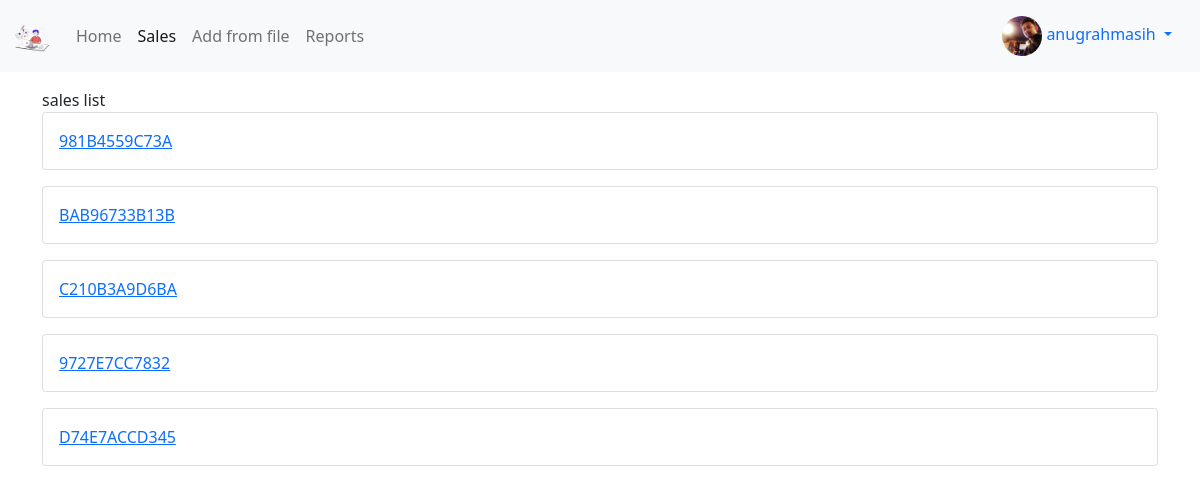
The app's page /sales/ (signed in) with its own data.
### profiles/models.py (models this page shows, shortened)
class Profile(models.Model):
    user = models.OneToOneField(User, on_delete=models.CASCADE) #here oneToone helps to create only 1 profile per user
    bio = models.TextField(default="no bio...")
    avatar = models.ImageField(upload_to='avatars', default='no_picture.png')
    created = models.DateTimeField(auto_now_add=True)
    updated = models.DateTimeField(auto_now=True)

### sales/models.py (models this page shows, shortened)
class Sale(models.Model):
    transaction_id = models.CharField(max_length=12, blank=True)
    positions = models.ManyToManyField(Position)
    total_price = models.FloatField(blank=True, null=True)
    customer = models.ForeignKey(Customer, on_delete=models.CASCADE)
    salesman = models.ForeignKey(Profile, on_delete=models.CASCADE)
    created = models.DateTimeField(blank=True)
    updated = models.DateTimeField(auto_now=True)
    def get_absolute_url(self):
        return reverse('sales:detail', kwargs={'pk': self.pk})

### sales/views.py (the view)
# urls.py: path('sales/', SaleListView.as_view(), name='list'),
class SaleListView(LoginRequiredMixin, ListView):
    model = Sale
    template_name = 'sales/main.html'

### sales/templates/sales/main.html (shortened to what this page needs)
{% extends "base.html" %}
{% block content %}
sales list
<br>
{% for obj in object_list %}
<div class="card mb-3">
    <a href="{{obj.get_absolute_url}}" class="card-body">{{obj.transaction_id}}</a>
</div>
{% endfor %}
{% endblock content %}

### templates/navbar.html (shortened to what this page needs)
{% load static %}
{% url 'sales:home' as path_to_home %}
{% url 'sales:list' as path_to_sales %}
{% url 'reports:from-file' as path_to_from_file %}
{% url 'reports:main' as path_to_reports %}
<nav class="navbar navbar-expand-lg navbar-light bg-light">
    <div class="container-fluid">
        <a class="navbar-brand" href=""><img src="{% static 'logo.png' %}" class="logo-sm"></a>
        <div class="collapse navbar-collapse" id="navbarNav">
            <ul class="navbar-nav">
                <li class="nav-item">
                    <a class="nav-link {% if request.path == path_to_home%}active{% endif %}" href="{{path_to_home}}">Home</a>
                </li>
                <li class="nav-item">
                    <a class="nav-link {% if request.path == path_to_sales%}active{% endif %}" href="{{path_to_sales}}">Sales</a>
                </li>
                <li class="nav-item">
                    <a class="nav-link {% if request.path == path_to_from_file%}active{% endif %}" href="{{path_to_from_file}}">Add from file</a>
                </li>
                <li class="nav-item">
                    <a class="nav-link {% if request.path == path_to_reports%}active{% endif %}" href="{{path_to_reports}}">Reports</a>
                </li>
            </ul>
        </div>
        {% if request.user.is_authenticated %}
        <div class="nav-item dropdown">
            <div class="nav-link dropdown-toggle" id="navbarDropdownMenuLink" role="button" data-bs-toggle="dropdown" aria-expanded="false">
                <img src="{{request.user.profile.avatar.url}}" class="avatar-sm">&nbsp;{{request.user}}
            </div>
        </div>
        {% endif %}
    </div>
</nav>

### static/style.css (style rules this page uses)
.avatar-sm { height: 40px; width:40px; border-radius:50%; }
.logo-sm { height:30px; width:auto; }

### records on screen
Sale: transaction_id "981B4559C73A"
Sale: transaction_id "BAB96733B13B"
Sale: transaction_id "C210B3A9D6BA"
Sale: transaction_id "9727E7CC7832"
Sale: transaction_id "D74E7ACCD345"

### other values on screen
{{ request.user }} "anugrahmasih"
